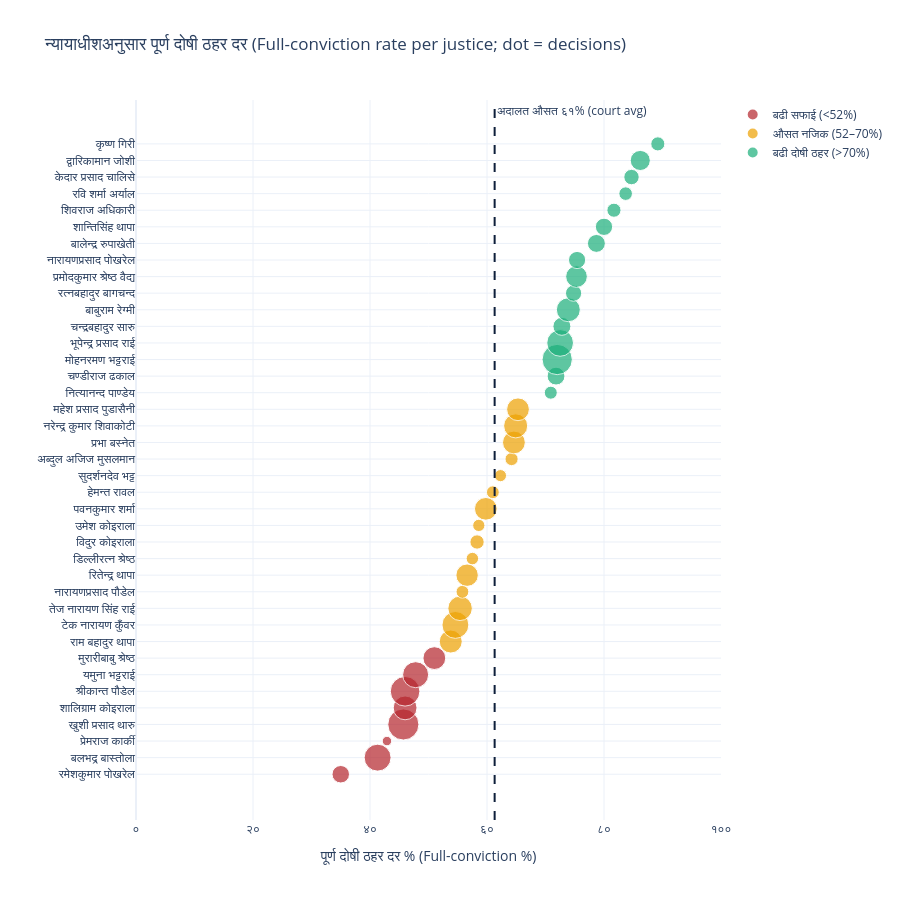

Notebook cell for this chart:
### Markdown cell above
## 4. Which bench you draw — conviction rate per justice

Outcomes vary almost as much by **who decides** as by what was charged. Each dot is one justice who
sat on ≥30 decided corruption cases; the x-position is that justice's conviction rate on the default
definition (ठहर + आंशिक ठहर), matching the court average it is plotted against, the **dot
size is how many decisions** they wrote, and the colour band flags whether they convict more, near, or
less than the court average. The range runs from roughly **89% down to 35%**. *(Names are read verbatim
from public court records; caseload is not randomly assigned, so read this as a description of the
bench, not a ranking of rigour.)*

> **Why this differs from the website.** Because our corpus starts at **FY2069/70**, benches that sat
> mainly *before* that boundary fall outside this chart — including the court's early-era chairs, whose
> conviction rates ran higher but whose dockets were filed under the old pre-Shrawan-2069 numbering.
> One such chair has 37 lifetime decisions but only 5 inside our window (below the ≥30 threshold), so
> he drops out. This isn't a data error; it's the same era-shift Section 5 describes — the window trades
> away the early high-conviction docket by design. **Note also that this chart counts ठहर + आंशिक ठहर,
> the default definition; a full-only version of the same chart sits roughly 16 points lower
> throughout.**

### Code cell
j = justices.sort_values("conviction_pct").copy()
# Bands are centred on the court average (~61%), not on fixed numbers: under the full-only
# definition the average was ~45, and the old 37/55 cuts would now put 31 of 39 justices in one bucket.
B_HI, B_MID, B_LO = "बढी दोषी ठहर (>70%)", "औसत नजिक (52–70%)", "बढी सफाई (<52%)"
def band(p):
    return B_HI if p > 70 else (B_MID if p >= 52 else B_LO)
j["band"] = j.conviction_pct.map(band)
fig = px.scatter(j, x="conviction_pct", y="justice", size="decisions", color="band",
                 color_discrete_map={B_HI: GREEN, B_MID: AMBER, B_LO: CRIMSON}, size_max=22,
                 title="न्यायाधीशअनुसार पूर्ण दोषी ठहर दर (Full-conviction rate per justice; dot = decisions)",
                 hover_data={"decisions": True, "conviction_pct": ":.1f", "band": False})
fig.update_layout(xaxis_title="पूर्ण दोषी ठहर दर % (Full-conviction %)", yaxis_title="",
                  legend_title="", height=900)
pct_ticks(fig, "x")
fig.add_vline(x=AVG, line_dash="dash", line_color=NAVY,
              annotation_text=f"अदालत औसत {dev(f'{AVG:.0f}')}% (court avg)")
fig

### Figure 1 — Plotly figure (JSON) as saved in the notebook; plotly's stock layout.template omitted (floating-point values rounded to 4 significant figures)
{"data": [{"customdata": [[143, "बढी सफाई (<52%)"], [339, "बढी सफाई (<52%)"], [42, "बढी सफाई (<52%)"], [453, "बढी सफाई (<52%)"], [265, "बढी सफाई (<52%)"], [411, "बढी सफाई (<52%)"], [316, "बढी सफाई (<52%)"], [243, "बढी सफाई (<52%)"]], "hovertemplate": "conviction_pct=%{x:.1f}<br>justice=%{y}<br>decisions=%{customdata[0]}<extra></extra>", "legendgroup": "बढी सफाई (<52%)", "marker": {"color": "#B5242C", "size": [143, 339, 42, 453, 265, 411, 316, 243], "sizemode": "area", "sizeref": 0.936, "symbol": "circle"}, "mode": "markers", "name": "बढी सफाई (<52%)", "orientation": "h", "showlegend": true, "type": "scatter", "x": [35.0, 41.3, 42.9, 45.7, 46.0, 46.0, 47.8, 51.0], "xaxis": "x", "y": ["रमेशकुमार पोखरेल", "बलभद्र बास्तोला", "प्रेमराज कार्की", "खुशी प्रसाद थारु", "शालिग्राम कोइराला", "श्रीकान्त पौडेल", "यमुना भट्टराई", "मुरारीबाबु श्रेष्ठ"], "yaxis": "y"}, {"customdata": [[247, "औसत नजिक (52–70%)"], [339, "औसत नजिक (52–70%)"], [280, "औसत नजिक (52–70%)"], [77, "औसत नजिक (52–70%)"], [235, "औसत नजिक (52–70%)"], [73, "औसत नजिक (52–70%)"], [96, "औसत नजिक (52–70%)"], [70, "औसत नजिक (52–70%)"], [241, "औसत नजिक (52–70%)"], [77, "औसत नजिक (52–70%)"], [69, "औसत नजिक (52–70%)"], [81, "औसत नजिक (52–70%)"], [243, "औसत नजिक (52–70%)"], [271, "औसत नजिक (52–70%)"], [242, "औसत नजिक (52–70%)"]], "hovertemplate": "conviction_pct=%{x:.1f}<br>justice=%{y}<br>decisions=%{customdata[0]}<extra></extra>", "legendgroup": "औसत नजिक (52–70%)", "marker": {"color": "#eda100", "size": [247, 339, 280, 77, 235, 73, 96, 70, 241, 77, 69, 81, 243, 271, 242], "sizemode": "area", "sizeref": 0.936, "symbol": "circle"}, "mode": "markers", "name": "औसत नजिक (52–70%)", "orientation": "h", "showlegend": true, "type": "scatter", "x": [53.8, 54.6, 55.4, 55.8, 56.6, 57.5, 58.3, 58.6, 59.8, 61.0, 62.3, 64.2, 64.6, 64.9, 65.3], "xaxis": "x", "y": ["राम बहादुर थापा", "टेक नारायण कुँवर", "तेज नारायण सिंह राई", "नारायणप्रसाद पौडेल", "रितेन्द्र थापा", "डिल्लीरत्न श्रेष्ठ", "विदुर कोइराला", "उमेश कोइराला", "पवनकुमार शर्मा", "हेमन्त रावल", "सुदर्शनदेव भट्ट", "अब्दुल अजिज मुसलमान", "प्रभा बस्नेत", "नरेन्द्र कुमार शिवाकोटी", "महेश प्रसाद पुडासैनी"], "yaxis": "y"}, {"customdata": [[79, "बढी दोषी ठहर (>70%)"], [149, "बढी दोषी ठहर (>70%)"], [429, "बढी दोषी ठहर (>70%)"], [334, "बढी दोषी ठहर (>70%)"], [151, "बढी दोषी ठहर (>70%)"], [268, "बढी दोषी ठहर (>70%)"], [123, "बढी दोषी ठहर (>70%)"], [219, "बढी दोषी ठहर (>70%)"], [138, "बढी दोषी ठहर (>70%)"], [150, "बढी दोषी ठहर (>70%)"], [140, "बढी दोषी ठहर (>70%)"], [93, "बढी दोषी ठहर (>70%)"], [86, "बढी दोषी ठहर (>70%)"], [111, "बढी दोषी ठहर (>70%)"], [189, "बढी दोषी ठहर (>70%)"], [93, "बढी दोषी ठहर (>70%)"]], "hovertemplate": "conviction_pct=%{x:.1f}<br>justice=%{y}<br>decisions=%{customdata[0]}<extra></extra>", "legendgroup": "बढी दोषी ठहर (>70%)", "marker": {"color": "#1baf7a", "size": [79, 149, 429, 334, 151, 268, 123, 219, 138, 150, 140, 93, 86, 111, 189, 93], "sizemode": "area", "sizeref": 0.936, "symbol": "circle"}, "mode": "markers", "name": "बढी दोषी ठहर (>70%)", "orientation": "h", "showlegend": true, "type": "scatter", "x": [70.9, 71.8, 72.0, 72.5, 72.8, 73.9, 74.8, 75.3, 75.4, 78.7, 80.0, 81.7, 83.7, 84.7, 86.2, 89.2], "xaxis": "x", "y": ["नित्यानन्द पाण्डेय", "चण्डीराज ढकाल", "मोहनरमण भट्टराई", "भूपेन्द्र प्रसाद राई", "चन्द्रबहादुर सारु", "बाबुराम रेग्मी", "रत्नबहादुर बागचन्द", "प्रमोदकुमार श्रेष्ठ वैद्य", "नारायणप्रसाद पोखरेल", "बालेन्द्र रुपाखेती", "शान्तिसिंह थापा", "शिवराज अधिकारी", "रवि शर्मा अर्याल", "केदार प्रसाद चालिसे", "द्वारिकामान जोशी", "कृष्ण गिरी"], "yaxis": "y"}], "layout": {"annotations": [{"showarrow": false, "text": "अदालत औसत ६१% (court avg)", "x": 61.31, "xanchor": "left", "xref": "x", "y": 1, "yanchor": "top", "yref": "y domain"}], "height": 900, "legend": {"itemsizing": "constant", "title": {"text": ""}, "tracegroupgap": 0}, "shapes": [{"line": {"color": "#0E1F3A", "dash": "dash"}, "type": "line", "x0": 61.31, "x1": 61.31, "xref": "x", "y0": 0, "y1": 1, "yref": "y domain"}], "title": {"text": "न्यायाधीशअनुसार पूर्ण दोषी ठहर दर (Full-conviction rate per justice; dot = decisions)"}, "xaxis": {"anchor": "y", "domain": [0.0, 1.0], "range": [0, 100], "tickmode": "array", "ticktext": ["०", "२०", "४०", "६०", "८०", "१००"], "tickvals": [0, 20, 40, 60, 80, 100], "title": {"text": "पूर्ण दोषी ठहर दर % (Full-conviction %)"}}, "yaxis": {"anchor": "x", "domain": [0.0, 1.0], "title": {"text": ""}}}}
